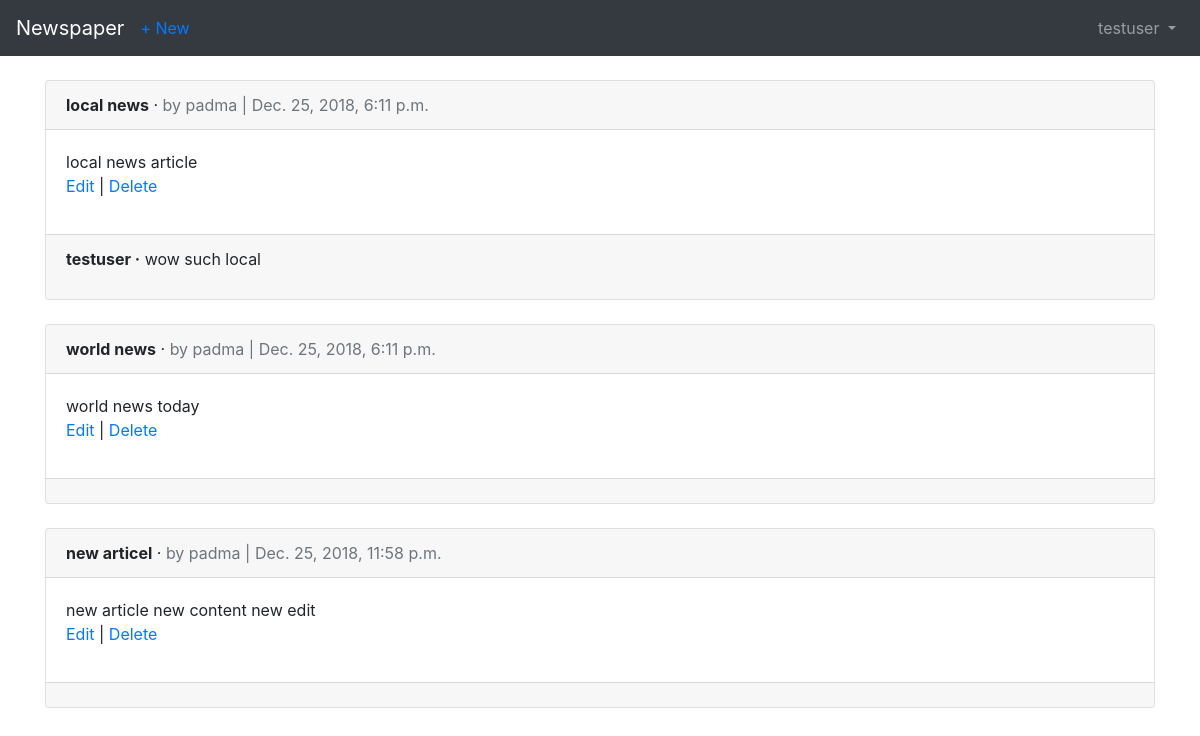
Screenshot of /articles/ (signed in) with the database file from the repository.
### users/models.py (models this page shows)
class CustomUser(AbstractUser):
    age = models.PositiveIntegerField(null=True, blank=True)

### articles/models.py (models this page shows, shortened)
class Article(models.Model):
    title = models.CharField(max_length=255)
    body = models.TextField()
    date = models.DateTimeField(auto_now_add=True)
    author = models.ForeignKey(get_user_model(), on_delete=models.CASCADE,)

class Comment(models.Model):
    article = models.ForeignKey(Article, on_delete=models.CASCADE, related_name='comments')
    comment = models.CharField(max_length=140)
    author = models.ForeignKey(get_user_model(), on_delete=models.CASCADE,)
    def __str__(self):
        return self.comment

### articles/views.py (the view)
# urls.py: path('', ArticleListView.as_view(), name='article_list'),
class ArticleListView(LoginRequiredMixin, ListView):
    model = Article
    template_name = 'article_list.html'
    login_url = 'login'

### templates/article_list.html (shortened to what this page needs)
{% extends 'base.html' %}
{% block content %}
  {% for article in object_list %}
  <div class="card">
  <div class="card-header">
  <span class="font-weight-bold">{{ article.title }}</span> &middot;
  <span class="text-muted">by {{ article.author }} |
  {{ article.date }}</span>
  </div>
  <div class="card-body">
  {{ article.body }}
  <p>
    <a href="{% url 'article_edit' article.pk %}">Edit</a> | <a href="{% url 'article_delete' article.pk %}">Delete</a>
  </p>
  </div>
  <div class="card-footer">
    {% for comment in article.comments.all %}
      <p>
        <span class="font-weight-bold">{{ comment.author }} &middot;</span>
        {{ comment }}
      </p>
    {% endfor %}
  </div>
  </div>
  <br />
  {% endfor %}
{% endblock content %}

### templates/base.html (shortened to what this page needs)
<!DOCTYPE html>
<html lang="en" dir="ltr">
  <head>
    <link rel="stylesheet" href="https://stackpath.bootstrapcdn.com/bootstrap/4.1.3/css/bootstrap.min.css"
>
  </head>
  <body>
    <nav class="navbar navbar-expand-md navbar-dark bg-dark mb-4">
      <a class="navbar-brand" href="{% url 'home' %}">Newspaper</a>
      {% if user.is_authenticated %}
        <ul class="navbar-nav mr-auto">
          <li class="nav-item">
            <a href="{% url 'article_new' %}">+ New</a>
          </li>
        </ul>
      {% endif %}
      <div class="collapse navbar-collapse" id="navbarCollapse">
        {% if user.is_authenticated %}
          <ul class="navbar-nav ml-auto">
            <li class="nav-item">
              <a class="nav-link dropdown-toggle" href="#" id="userMenu" data-toggle="dropdown" aria-haspopup="true" aria-expanded="false">
                {{ user.username }}
              </a>
            </li>
          </ul>
        {% else %}
          <form class="form-inline ml-auto">
            <a href="{% url 'login' %}" class="btn btn-outline-secondary">Log In</a>
            <a href="{% url 'signup' %}" class="btn btn-primary ml-2">Sign Up</a>
          </form>
        {% endif %}
      </div>
    </nav>
    <div class="container">
      {% block content %}
      {% endblock content %}
    </div>
  </body>
</html>

### rows the page displays
CustomUser: username "testuser"
Article: title "local news", author "padma", date "Dec. 25, 2018, 6:11 p.m.", body "local news article"
Comment: author "testuser", comment "wow such local"
Article: title "world news", author "padma", date "Dec. 25, 2018, 6:11 p.m.", body "world news today"
Article: title "new articel", author "padma", date "Dec. 25, 2018, 11:58 p.m.", body "new article new content new edit"
